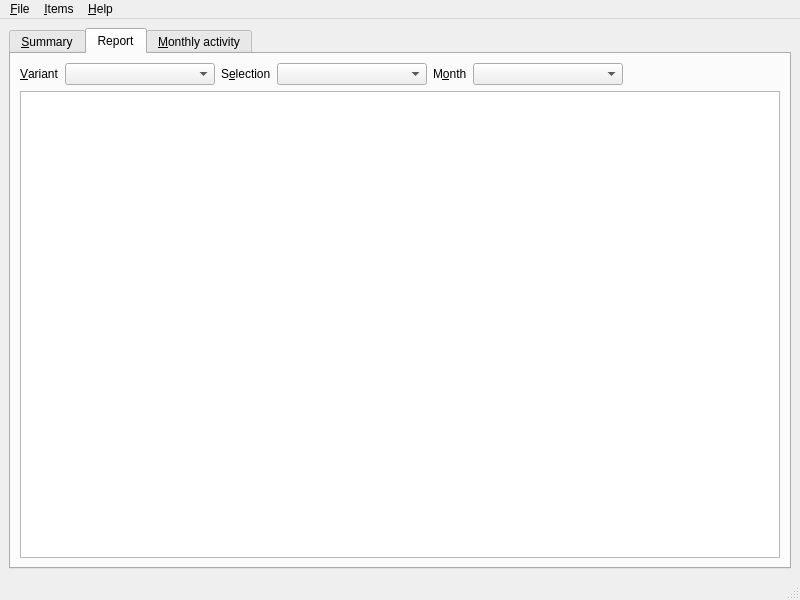
<?xml version="1.0" encoding="UTF-8"?>
<ui version="4.0">
 <class>MainWindow</class>
 <widget class="QMainWindow" name="MainWindow">
  <property name="geometry">
   <rect>
    <x>0</x>
    <y>0</y>
    <width>800</width>
    <height>600</height>
   </rect>
  </property>
  <property name="sizePolicy">
   <sizepolicy hsizetype="Preferred" vsizetype="Preferred">
    <horstretch>0</horstretch>
    <verstretch>0</verstretch>
   </sizepolicy>
  </property>
  <property name="windowTitle">
   <string notr="true">StokRoom</string>
  </property>
  <property name="autoFillBackground">
   <bool>false</bool>
  </property>
  <widget class="QWidget" name="centralwidget">
   <layout class="QVBoxLayout" name="verticalLayout_4">
    <item>
     <widget class="QTabWidget" name="tab">
      <property name="autoFillBackground">
       <bool>true</bool>
      </property>
      <property name="currentIndex">
       <number>1</number>
      </property>
      <widget class="QWidget" name="tab_summary">
       <attribute name="title">
        <string>&amp;Summary</string>
       </attribute>
       <layout class="QVBoxLayout" name="verticalLayout">
        <property name="topMargin">
         <number>9</number>
        </property>
        <item>
         <layout class="QHBoxLayout" name="horizontalLayout_2">
          <item>
           <widget class="QPushButton" name="sum_load">
            <property name="maximumSize">
             <size>
              <width>16777215</width>
              <height>25</height>
             </size>
            </property>
            <property name="text">
             <string>&amp;Load</string>
            </property>
           </widget>
          </item>
          <item>
           <widget class="QPushButton" name="sum_unload">
            <property name="maximumSize">
             <size>
              <width>16777215</width>
              <height>25</height>
             </size>
            </property>
            <property name="text">
             <string>&amp;Unload</string>
            </property>
           </widget>
          </item>
          <item>
           <spacer name="horizontalSpacer">
            <property name="orientation">
             <enum>Qt::Horizontal</enum>
            </property>
            <property name="sizeHint" stdset="0">
             <size>
              <width>40</width>
              <height>20</height>
             </size>
            </property>
           </spacer>
          </item>
         </layout>
        </item>
        <item>
         <widget class="SummaryTable" name="sum_table"/>
        </item>
       </layout>
      </widget>
      <widget class="QWidget" name="ReportTab">
       <attribute name="title">
        <string>Report</string>
       </attribute>
       <layout class="QVBoxLayout" name="verticalLayout_41">
        <item>
         <layout class="QHBoxLayout" name="horizontalLayout">
          <item>
           <widget class="QLabel" name="label_4">
            <property name="text">
             <string>&amp;Variant</string>
            </property>
            <property name="buddy">
             <cstring>rVariant</cstring>
            </property>
           </widget>
          </item>
          <item>
           <widget class="QComboBox" name="rVariant">
            <property name="minimumSize">
             <size>
              <width>150</width>
              <height>0</height>
             </size>
            </property>
           </widget>
          </item>
          <item>
           <widget class="QLabel" name="label_5">
            <property name="text">
             <string>S&amp;election</string>
            </property>
            <property name="buddy">
             <cstring>rSelection</cstring>
            </property>
           </widget>
          </item>
          <item>
           <widget class="QComboBox" name="rSelection">
            <property name="minimumSize">
             <size>
              <width>150</width>
              <height>0</height>
             </size>
            </property>
           </widget>
          </item>
          <item>
           <widget class="QLabel" name="label_6">
            <property name="text">
             <string>M&amp;onth</string>
            </property>
            <property name="buddy">
             <cstring>rMonthYear</cstring>
            </property>
           </widget>
          </item>
          <item>
           <widget class="QComboBox" name="rMonthYear">
            <property name="minimumSize">
             <size>
              <width>150</width>
              <height>0</height>
             </size>
            </property>
           </widget>
          </item>
          <item>
           <spacer name="horizontalSpacer_3">
            <property name="orientation">
             <enum>Qt::Horizontal</enum>
            </property>
            <property name="sizeHint" stdset="0">
             <size>
              <width>40</width>
              <height>20</height>
             </size>
            </property>
           </spacer>
          </item>
         </layout>
        </item>
        <item>
         <widget class="ReportTable" name="tableWidget"/>
        </item>
       </layout>
      </widget>
      <widget class="QWidget" name="tab_m_activity">
       <attribute name="title">
        <string>&amp;Monthly activity</string>
       </attribute>
       <layout class="QVBoxLayout" name="verticalLayout_2">
        <property name="topMargin">
         <number>9</number>
        </property>
        <item>
         <layout class="QHBoxLayout" name="horizontalLayout_4">
          <item>
           <widget class="QLabel" name="label_3">
            <property name="text">
             <string>&amp;Variant</string>
            </property>
            <property name="buddy">
             <cstring>aVariant</cstring>
            </property>
           </widget>
          </item>
          <item>
           <widget class="QComboBox" name="aVariant">
            <property name="minimumSize">
             <size>
              <width>150</width>
              <height>24</height>
             </size>
            </property>
           </widget>
          </item>
          <item>
           <widget class="QLabel" name="label_2">
            <property name="text">
             <string>S&amp;election</string>
            </property>
            <property name="buddy">
             <cstring>aSelection</cstring>
            </property>
           </widget>
          </item>
          <item>
           <widget class="QComboBox" name="aSelection">
            <property name="sizePolicy">
             <sizepolicy hsizetype="Preferred" vsizetype="Fixed">
              <horstretch>0</horstretch>
              <verstretch>0</verstretch>
             </sizepolicy>
            </property>
            <property name="minimumSize">
             <size>
              <width>150</width>
              <height>24</height>
             </size>
            </property>
           </widget>
          </item>
          <item>
           <widget class="QLabel" name="label">
            <property name="text">
             <string>M&amp;onth</string>
            </property>
            <property name="buddy">
             <cstring>aMonthYear</cstring>
            </property>
           </widget>
          </item>
          <item>
           <widget class="QComboBox" name="aMonthYear">
            <property name="minimumSize">
             <size>
              <width>150</width>
              <height>24</height>
             </size>
            </property>
           </widget>
          </item>
          <item>
           <spacer name="horizontalSpacer_2">
            <property name="orientation">
             <enum>Qt::Horizontal</enum>
            </property>
            <property name="sizeHint" stdset="0">
             <size>
              <width>40</width>
              <height>20</height>
             </size>
            </property>
           </spacer>
          </item>
         </layout>
        </item>
        <item>
         <widget class="ActivityTable" name="activityTable"/>
        </item>
       </layout>
      </widget>
     </widget>
    </item>
   </layout>
  </widget>
  <widget class="QMenuBar" name="menubar">
   <property name="geometry">
    <rect>
     <x>0</x>
     <y>0</y>
     <width>800</width>
     <height>23</height>
    </rect>
   </property>
   <widget class="QMenu" name="menuHelp">
    <property name="title">
     <string>&amp;Help</string>
    </property>
    <addaction name="actionAbout"/>
   </widget>
   <widget class="QMenu" name="menu_File">
    <property name="title">
     <string>&amp;File</string>
    </property>
    <addaction name="action_Add_item"/>
    <addaction name="action_Remove_item"/>
    <addaction name="separator"/>
    <addaction name="action_Quit"/>
   </widget>
   <widget class="QMenu" name="menu_Items">
    <property name="title">
     <string>&amp;Items</string>
    </property>
   </widget>
   <addaction name="menu_File"/>
   <addaction name="menu_Items"/>
   <addaction name="menuHelp"/>
  </widget>
  <widget class="QStatusBar" name="statusbar"/>
  <action name="actionAbout">
   <property name="text">
    <string>About</string>
   </property>
   <property name="shortcut">
    <string>Ctrl+B</string>
   </property>
  </action>
  <action name="action_Quit">
   <property name="text">
    <string>&amp;Quit</string>
   </property>
  </action>
  <action name="action_Add_item">
   <property name="text">
    <string>&amp;Add item</string>
   </property>
  </action>
  <action name="action_Remove_item">
   <property name="text">
    <string>&amp;Remove item</string>
   </property>
  </action>
  <action name="actionLogOut">
   <property name="text">
    <string>LogOut</string>
   </property>
  </action>
 </widget>
 <customwidgets>
  <customwidget>
   <class>SummaryTable</class>
   <extends>QTableWidget</extends>
   <header>mainwin/tables/summarytable.h</header>
  </customwidget>
  <customwidget>
   <class>ActivityTable</class>
   <extends>QTableWidget</extends>
   <header>mainwin/tables/activitytable.h</header>
  </customwidget>
  <customwidget>
   <class>ReportTable</class>
   <extends>QTableWidget</extends>
   <header>mainwin/tables/reporttable.h</header>
  </customwidget>
 </customwidgets>
 <resources/>
 <connections>
  <connection>
   <sender>sum_load</sender>
   <signal>clicked()</signal>
   <receiver>MainWindow</receiver>
   <slot>loadItem()</slot>
   <hints>
    <hint type="sourcelabel">
     <x>42</x>
     <y>80</y>
    </hint>
    <hint type="destinationlabel">
     <x>4</x>
     <y>85</y>
    </hint>
   </hints>
  </connection>
  <connection>
   <sender>sum_unload</sender>
   <signal>clicked()</signal>
   <receiver>MainWindow</receiver>
   <slot>unloadItem()</slot>
   <hints>
    <hint type="sourcelabel">
     <x>132</x>
     <y>71</y>
    </hint>
    <hint type="destinationlabel">
     <x>3</x>
     <y>71</y>
    </hint>
   </hints>
  </connection>
  <connection>
   <sender>action_Add_item</sender>
   <signal>triggered()</signal>
   <receiver>MainWindow</receiver>
   <slot>addItem()</slot>
   <hints>
    <hint type="sourcelabel">
     <x>-1</x>
     <y>-1</y>
    </hint>
    <hint type="destinationlabel">
     <x>399</x>
     <y>299</y>
    </hint>
   </hints>
  </connection>
  <connection>
   <sender>aMonthYear</sender>
   <signal>currentIndexChanged(QString)</signal>
   <receiver>MainWindow</receiver>
   <slot>activityRoundsChanged()</slot>
   <hints>
    <hint type="sourcelabel">
     <x>565</x>
     <y>84</y>
    </hint>
    <hint type="destinationlabel">
     <x>795</x>
     <y>84</y>
    </hint>
   </hints>
  </connection>
  <connection>
   <sender>aSelection</sender>
   <signal>currentIndexChanged(QString)</signal>
   <receiver>MainWindow</receiver>
   <slot>activityRoundsChanged()</slot>
   <hints>
    <hint type="sourcelabel">
     <x>413</x>
     <y>77</y>
    </hint>
    <hint type="destinationlabel">
     <x>795</x>
     <y>74</y>
    </hint>
   </hints>
  </connection>
  <connection>
   <sender>aVariant</sender>
   <signal>currentIndexChanged(QString)</signal>
   <receiver>MainWindow</receiver>
   <slot>activityRoundsChanged()</slot>
   <hints>
    <hint type="sourcelabel">
     <x>187</x>
     <y>80</y>
    </hint>
    <hint type="destinationlabel">
     <x>796</x>
     <y>60</y>
    </hint>
   </hints>
  </connection>
  <connection>
   <sender>rVariant</sender>
   <signal>currentIndexChanged(QString)</signal>
   <receiver>MainWindow</receiver>
   <slot>reportRoundsChanged()</slot>
   <hints>
    <hint type="sourcelabel">
     <x>88</x>
     <y>80</y>
    </hint>
    <hint type="destinationlabel">
     <x>4</x>
     <y>59</y>
    </hint>
   </hints>
  </connection>
  <connection>
   <sender>rSelection</sender>
   <signal>currentIndexChanged(QString)</signal>
   <receiver>MainWindow</receiver>
   <slot>reportRoundsChanged()</slot>
   <hints>
    <hint type="sourcelabel">
     <x>317</x>
     <y>81</y>
    </hint>
    <hint type="destinationlabel">
     <x>2</x>
     <y>35</y>
    </hint>
   </hints>
  </connection>
  <connection>
   <sender>rMonthYear</sender>
   <signal>currentIndexChanged(QString)</signal>
   <receiver>MainWindow</receiver>
   <slot>reportRoundsChanged()</slot>
   <hints>
    <hint type="sourcelabel">
     <x>556</x>
     <y>81</y>
    </hint>
    <hint type="destinationlabel">
     <x>797</x>
     <y>46</y>
    </hint>
   </hints>
  </connection>
 </connections>
 <slots>
  <slot>loadItem()</slot>
  <slot>unloadItem()</slot>
  <slot>addItem()</slot>
  <slot>activityRoundsChanged()</slot>
  <slot>reportRoundsChanged()</slot>
 </slots>
</ui>
